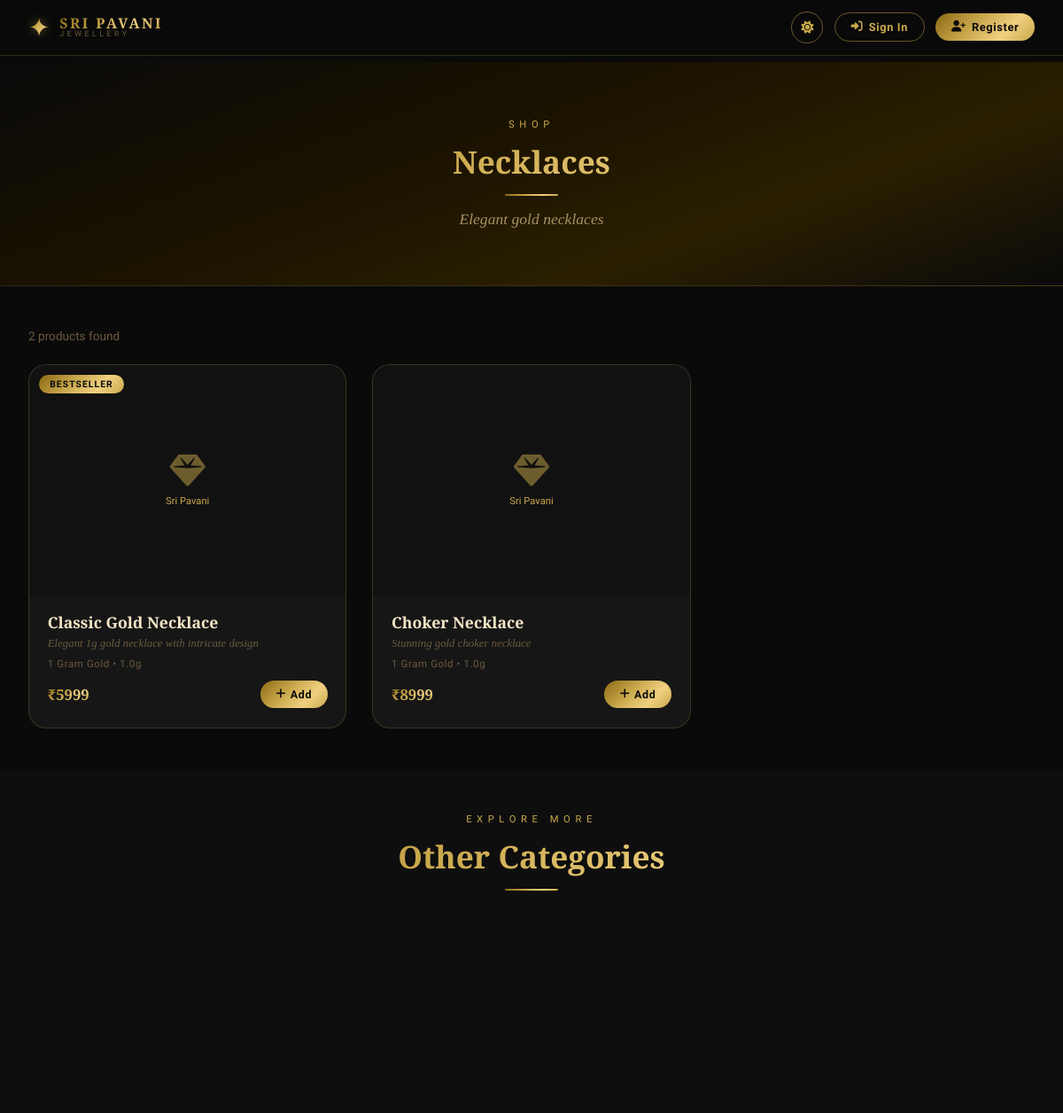
Page /category/1 on the committed database.
### app.py (models this page shows)
class Category(db.Model):
    id          = db.Column(db.Integer, primary_key=True)
    name        = db.Column(db.String(100), nullable=False)
    image       = db.Column(db.String(200))
    description = db.Column(db.Text)
    is_active   = db.Column(db.Boolean, default=True)
    products    = db.relationship('Product', backref='category', lazy=True)

class Product(db.Model):
    id                = db.Column(db.Integer, primary_key=True)
    name              = db.Column(db.String(200), nullable=False)
    description       = db.Column(db.Text)
    price             = db.Column(db.Float, nullable=False)
    weight            = db.Column(db.Float)
    image             = db.Column(db.String(200))
    category_id       = db.Column(db.Integer, db.ForeignKey('category.id'), nullable=False)
    is_new_collection = db.Column(db.Boolean, default=False)
    is_best_seller    = db.Column(db.Boolean, default=False)
    is_stock_out      = db.Column(db.Boolean, default=False)
    is_active         = db.Column(db.Boolean, default=True)
    created_at        = db.Column(db.DateTime, default=datetime.utcnow)

### app.py (the view)
@app.route('/category/<int:category_id>')
def category_page(category_id):
    cat = Category.query.get_or_404(category_id)
    products = Product.query.filter_by(category_id=category_id, is_active=True).all()
    other_cats = Category.query.filter(Category.id != category_id, Category.is_active == True).limit(6).all()
    return render_template('category.html', category=cat, products=products, other_categories=other_cats)

### templates/category.html (shortened to what this page needs)
{% extends "base.html" %}
{% block content %}
<div data-logged-in="{{ 'true' if current_user.is_authenticated else 'false' }}">
<div class="category-header">
  <span class="section-eyebrow">Shop</span>
  <h1 class="section-title">{{ category.name }}</h1>
  <div class="section-divider"></div>
  {% if category.description %}
  <p style="margin-top:1rem;color:var(--text-secondary);font-family:'Cormorant Garamond',serif;font-size:1.1rem;font-style:italic">
    {{ category.description }}
  </p>
  {% endif %}
</div>
<div class="category-content">
  {% if products %}
  <div style="display:flex;justify-content:space-between;align-items:center;margin-bottom:1.5rem">
    <span style="font-size:0.85rem;color:var(--text-muted)">{{ products|length }} products found</span>
  </div>
  <div class="products-grid">
    {% for product in products %}
    {% include "components/product_card.html" %}
    {% endfor %}
  </div>
  {% endif %}
</div>
{% if other_categories %}
<div class="more-categories">
  <div style="max-width:1200px;margin:0 auto">
    <div class="section-header">
      <span class="section-eyebrow">Explore More</span>
      <h2 class="section-title">Other Categories</h2>
      <div class="section-divider"></div>
    </div>
    <div class="more-cats-grid">
    </div>
  </div>
</div>
{% endif %}
</div>
{% endblock %}

### templates/components/product_card.html (shortened to what this page needs)
<div class="product-card" data-product-id="{{ product.id }}">
  <div class="product-img-wrap">
    {% if product.image %}
      <img src="{{ url_for('static', filename=product.image) }}" alt="{{ product.name }}"/>
    {% else %}
      <div class="product-no-img">
        <i class="fas fa-gem"></i>
        <span style="font-size:0.7rem;color:var(--gold)">Sri Pavani</span>
      </div>
    {% endif %}
    {% if product.is_new_collection %}
      <span class="product-badge">NEW</span>
    {% elif product.is_best_seller %}
      <span class="product-badge">BESTSELLER</span>
    {% endif %}
  </div>
  <div class="product-info">
    <div class="product-name">{{ product.name }}</div>
    {% if product.description %}
    <div class="product-desc">{{ product.description[:60] }}{% if product.description|length > 60 %}...{% endif %}</div>
    {% endif %}
    <div class="product-weight">1 Gram Gold • {{ product.weight }}g</div>
    <div class="product-footer">
      <div class="product-price">₹{{ "%.0f"|format(product.price) }}</div>
      <div class="cart-controls" id="cart-ctrl-{{ product.id }}">
        {% if not product.is_stock_out %}
        <button class="add-cart-btn" id="add-btn-{{ product.id }}"
          onclick="addToCart({{ product.id }}, this)">
          <i class="fas fa-plus"></i> Add
        </button>
        {% else %}
        <button class="add-cart-btn" disabled>Out of Stock</button>
        {% endif %}
      </div>
    </div>
  </div>
</div>

### static/css/style.css (style rules this page uses)
:root[data-theme="dark"] { --bg-primary:#0a0a0a;--bg-secondary:#111111;--bg-card:#161616;--bg-nav:rgba(10,10,10,0.92); --gold:#c9a84c;--gold-light:#e8c97e;--gold-dark:#8b6914; --gold-gradient:linear-gradient(135deg,#8b6914 0%,#c9a84c 40%,#f0d080 70%,#c9a84c 100%); --ombre-hero:linear-gradient(160deg,#0a0a0a 0%,#1a1200 40%,#2a1f00 70%,#0a0a0a 100%); --text-primary:#f5e6c8;--text-secondary:#a89060;--text-muted:#6b5a3e; --border:rgba(201,168,76,0.2);--border-gold:rgba(201,168,76,0.5); --shadow:0 8px 40px rgba(0,0,0,0.6);--shadow-gold:0 4px 20px rgba(201,168,76,0.15); --card-hover:rgba(201,168,76,0.05);--badge-bg:#c9a84c;--badge-text:#0a0a0a; --input-bg:#1e1e1e;--section-alt:#0e0e0e;--toast-success:#1a3a1a;--toast-error:#3a1a1a; }
*,*::before,*::after { margin:0;padding:0;box-sizing:border-box }
html { scroll-behavior:smooth }
body { font-family:'Josefin Sans',sans-serif;background:var(--bg-primary);color:var(--text-primary);min-height:100vh;transition:background .4s,color .4s;overflow-x:hidden }
button { cursor:pointer;border:none;background:none;font-family:inherit }
.section-header { text-align:center;margin-bottom:3rem }
.section-eyebrow { font-size:.7rem;letter-spacing:.5em;text-transform:uppercase;color:var(--gold);margin-bottom:.7rem;display:block }
.section-title { font-family:'Cinzel Decorative',serif;font-size:clamp(1.4rem,3vw,2.2rem);background:var(--gold-gradient);-webkit-background-clip:text;-webkit-text-fill-color:transparent;margin-bottom:.7rem }
.section-divider { width:60px;height:2px;background:var(--gold-gradient);margin:.8rem auto 0;border-radius:2px }
.products-grid { display:grid;grid-template-columns:repeat(auto-fill,minmax(270px,1fr));gap:1.8rem }
.product-card { background:var(--bg-card);border:1px solid var(--border);border-radius:20px;overflow:hidden;transition:all .35s;position:relative }
.product-img-wrap { position:relative;height:260px;background:var(--bg-secondary);overflow:hidden }
.product-no-img { width:100%;height:100%;display:flex;flex-direction:column;align-items:center;justify-content:center;color:var(--gold);gap:.5rem }
.product-no-img i { font-size:2.5rem;opacity:.5 }
.product-badge { position:absolute;top:.7rem;left:.7rem;background:var(--gold-gradient);color:var(--bg-primary);font-size:.65rem;font-weight:700;letter-spacing:.1em;padding:.25rem .75rem;border-radius:20px }
.product-info { padding:1.2rem 1.3rem 1.4rem }
.product-name { font-family:'Cormorant Garamond',serif;font-size:1.1rem;font-weight:600;margin-bottom:.25rem;color:var(--text-primary);line-height:1.3 }
.product-desc { font-size:.8rem;color:var(--text-muted);line-height:1.4;margin-bottom:.4rem;font-family:'Cormorant Garamond',serif;font-style:italic }
.product-weight { font-size:.72rem;color:var(--text-muted);margin-bottom:.7rem;letter-spacing:.05em }
.product-footer { display:flex;align-items:center;justify-content:space-between;gap:.5rem }
.product-price { font-family:'Cinzel Decorative',serif;font-size:1.05rem;background:var(--gold-gradient);-webkit-background-clip:text;-webkit-text-fill-color:transparent;font-weight:700 }
.cart-controls { display:flex;align-items:center;gap:.3rem }
.add-cart-btn { padding:.5rem 1.1rem;border-radius:50px;background:var(--gold-gradient);color:var(--bg-primary);font-size:.78rem;font-weight:700;letter-spacing:.05em;transition:all .3s;display:flex;align-items:center;gap:.3rem }
.category-header { background:var(--ombre-hero);padding:4rem 2rem;text-align:center;border-bottom:1px solid var(--border) }
.category-content { max-width:1200px;margin:0 auto;padding:3rem 2rem }
.more-categories { background:var(--section-alt);padding:3rem 2rem }
.more-cats-grid { display:flex;gap:1rem;overflow-x:auto;padding:.5rem 0;scrollbar-width:none }

### rows in the picture
Category: name "Necklaces", description "Elegant gold necklaces"
Product: shows "Sri Pavani", is_new_collection "BESTSELLER", name "Classic Gold Necklace", description "Elegant 1g gold necklace with intricate design", weight "1.0", price "5999"
Product: shows "Sri Pavani", name "Choker Necklace", description "Stunning gold choker necklace", weight "1.0", price "8999"

### other values in the picture
{{ products|length }} "2"
